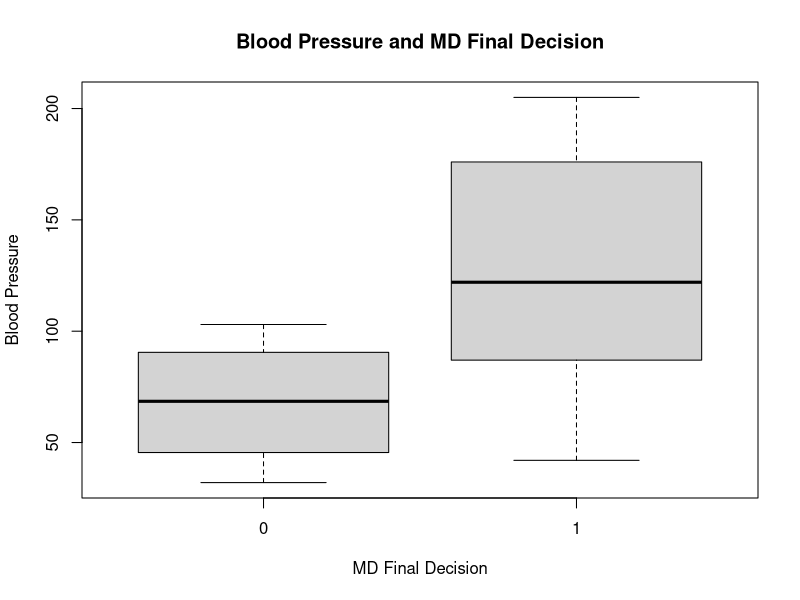
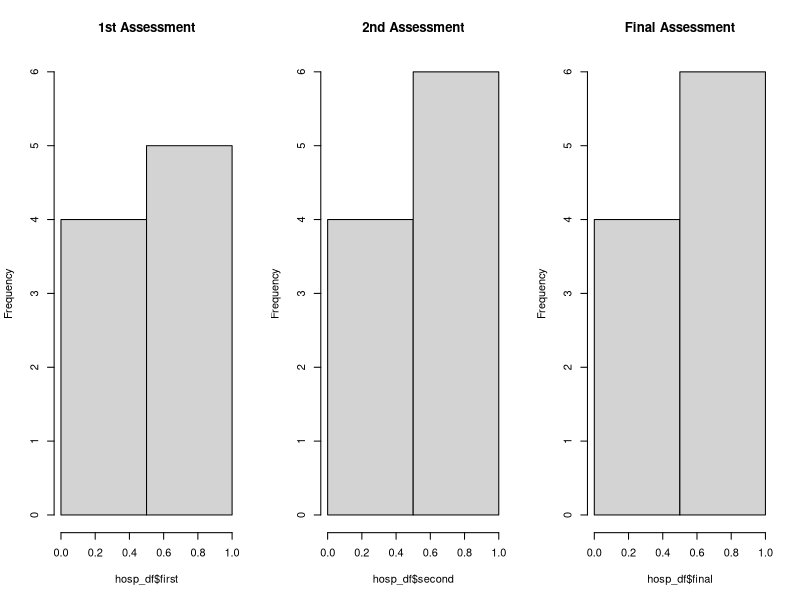

The R source for these figures, in order:
hosp_df <- data.frame(
  freq = c(0.6, 0.3, 0.4, 0.4, 0.2, 0.6, 0.3, 0.4, 0.9, 0.2),
  blood_p = c(103, 87, 32, 42, 59, 109, 78, 205, 135, 176),
  first = c(1, 1, 1, 1, 0, 0, 0, 0, NA, 1),
  second = c(0, 0, 1, 1, 0, 0, 1, 1, 1, 1),
  final = c(0, 1, 0, 1, 0, 1, 0, 1, 1, 1)
)

par(mfrow=c(1,1))
boxplot(hosp_df$blood_p ~ hosp_df$final, 
        main = "Blood Pressure and MD Final Decision",
        xlab = "MD Final Decision",
        ylab = "Blood Pressure")

par(mfrow=c(1,3))
hist(hosp_df$first, breaks = 2, main = "1st Assessment", ylim = c(0, 6))
hist(hosp_df$second, breaks = 2, main = "2nd Assessment")
hist(hosp_df$final, breaks = 2, main = "Final Assessment")
